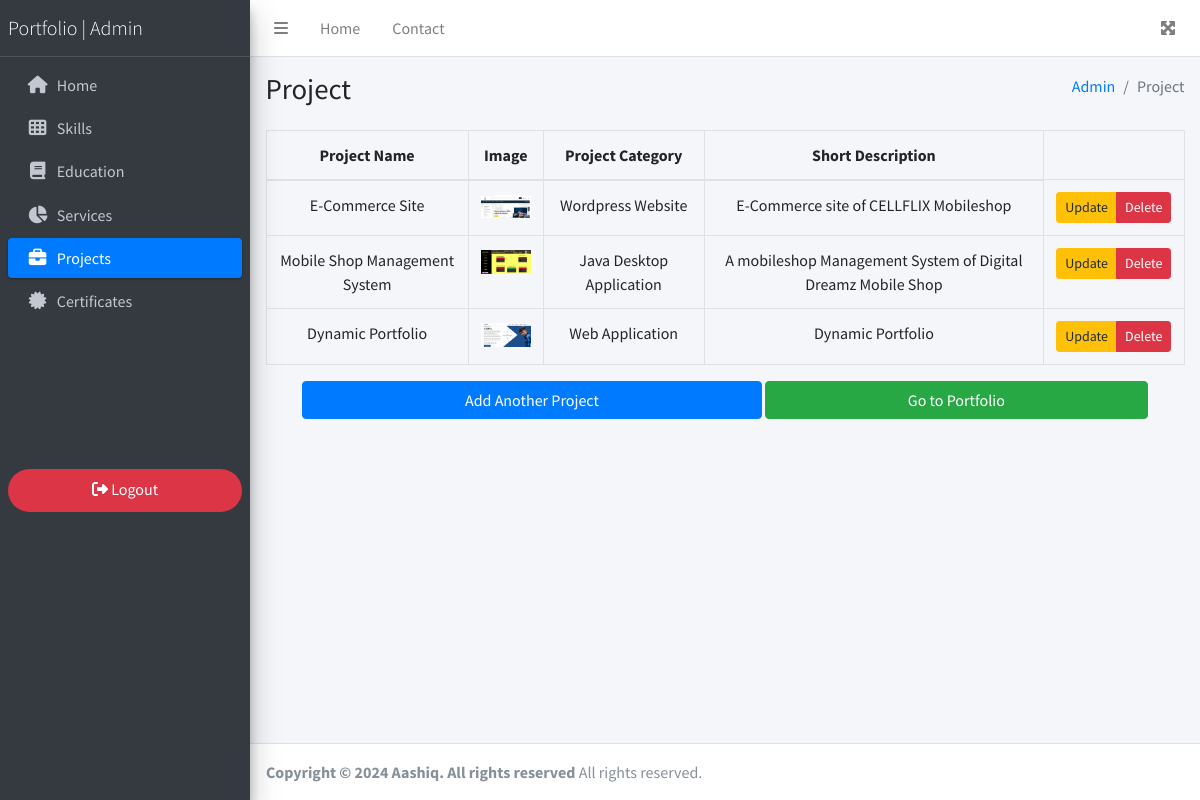
The app's page /admin/projects.php (signed in) with its own data.
### tables this page shows
CREATE TABLE `project` (
  `id` int(11) NOT NULL,
  `projectName` varchar(255) NOT NULL,
  `image` varchar(255) NOT NULL,
  `layerTitle` varchar(255) NOT NULL,
  `layerDescription` varchar(255) NOT NULL,
  `projectLink` varchar(255) NOT NULL,
  `projectDetailsLink` varchar(255) NOT NULL
);

### admin/projects.php (the view, shortened to what this page needs)
<?php
include '../include/config.php';
include 'header.php';
$project = $con->query("SELECT * FROM project");
?>
<div class="col">
  <table id='example' class="table table-bordered text-center">
    <thead>
      <tr>
        <th>Project Name</th>
        <th>Image</th>
        <th>Project Category</th>
        <th>Short Description</th>
      </tr>
    </thead>
    <tbody>
      <?php foreach ($project as $result) {
      ?>
        <tr>
          <td><?= $result['projectName'] ?></td>
          <td><img src="../Images/project/project_main/<?= $result['image'] ?>" alt="" style="width: 50px;"></td>
          <td><?= $result['layerTitle'] ?></td>
          <td><?= $result['layerDescription'] ?></td>
          <td>
            <div class="btn-group">
              <a class="btn btn-sm btn-warning" href="project_update.php?id=<?= base64_encode($result['id']) ?>">Update</a>
              <a class="btn btn-sm btn-danger" href="javascript:void(0);" onclick="confirmDeleteProject('<?= base64_encode($result['id']) ?>')">Delete</a>
            </div>
          </td>
        </tr>
      <?php } ?>
    </tbody>
  </table>
  <div class="row">
    <div class="col-12 text-center">
      <a class="btn btn-primary col-6" href="project_add.php">Add Another Project</a>
      <a href="../index.php" target="_blank"><button class="btn btn-success col-5">Go to Portfolio</button></a>
    </div>
  </div>
</div>
<?php include 'footer.php'; ?>

### records on screen
project: projectName "E-Commerce Site", image (picture), layerTitle "Wordpress Website", layerDescription "E-Commerce site of CELLFLIX Mobileshop"
project: projectName "Mobile Shop Management System", image (picture), layerTitle "Java Desktop Application", layerDescription "A mobileshop Management System of Digital Dreamz Mobile Shop"
project: projectName "Dynamic Portfolio", image (picture), layerTitle "Web Application", layerDescription "Dynamic Portfolio"

### other values on screen
$title "Project"
